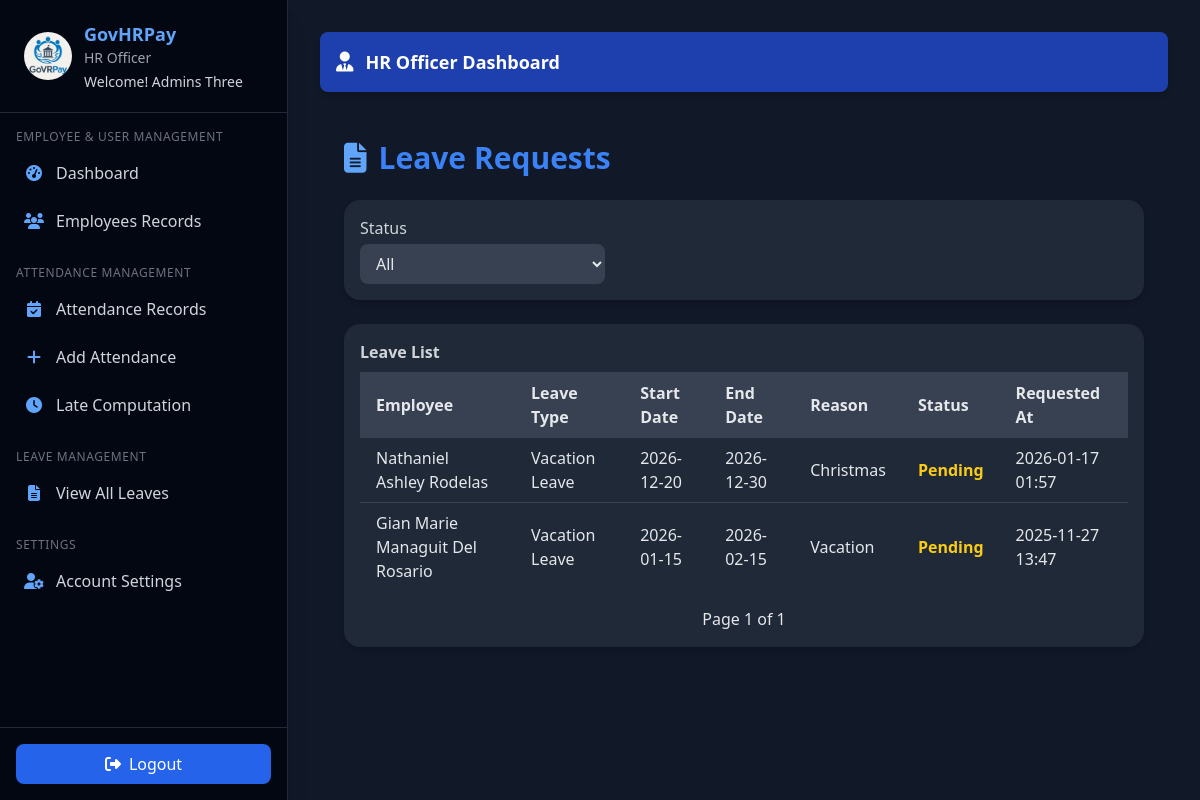
The page /hr/officer/leaves (signed in) on the database its author committed.
### hr_system/hr/models/user.py (models this page shows, shortened)
class User(UserMixin, db.Model):
    id = db.Column(db.Integer, primary_key=True)
    email = db.Column(db.String(150), unique=True, nullable=False)
    password = db.Column(db.String(150), nullable=False)
    first_name = db.Column(db.String(100), nullable=False)
    last_name = db.Column(db.String(100), nullable=False)
    role = db.Column(db.String(50), nullable=False, default="employee")
    department_id = db.Column(
        db.Integer, db.ForeignKey('department.id', name='fk_user_department_id')
    )
    position = db.Column(db.String(100))
    active = db.Column(db.Boolean, default=True)
    created_at = db.Column(db.DateTime, default=datetime.utcnow)
    last_login = db.Column(db.DateTime)
    managed_department = db.relationship(
        "Department",
        back_populates="head",
        uselist=False,
        foreign_keys="[Department.head_id]"
    )
    employee_profile = db.relationship(
        "Employee",
        back_populates="user",
        uselist=False
    )
    approved_leaves = db.relationship(
        "Leave",
        back_populates="approver",
        lazy=True,
        foreign_keys="[Leave.approved_by]"
    )
    department = db.relationship(
        "Department",
        backref="users",
        foreign_keys=[department_id]
    )
    def get_full_name(self):
        return f"{self.first_name} {self.last_name}"

### hr_system/hr/models/hr_models.py (models this page shows, shortened)
class Leave(db.Model):
    __tablename__ = "leave"
    id = db.Column(db.Integer, primary_key=True)
    employee_id = db.Column(db.Integer, db.ForeignKey("employee.id"), nullable=False)
    leave_type_id = db.Column(db.Integer, db.ForeignKey("leave_type.id", name="fk_leave_leave_type_id"), nullable=False)
    start_date = db.Column(db.Date, nullable=False)
    end_date = db.Column(db.Date, nullable=False)
    days_requested = db.Column(db.Integer, nullable=False)
    reason = db.Column(db.Text, nullable=False)
    status = db.Column(db.String(50), default="Pending")
    approved_by = db.Column(db.Integer, db.ForeignKey("user.id", name="fk_leave_approved_by"))
    approved_at = db.Column(db.DateTime)
    comments = db.Column(db.Text)
    created_at = db.Column(db.DateTime, default=datetime.utcnow)
    updated_at = db.Column(db.DateTime, default=datetime.utcnow, onupdate=datetime.utcnow)
    employee = db.relationship("Employee", back_populates="leaves")
    leave_type = db.relationship("LeaveType", back_populates="leaves", foreign_keys=[leave_type_id])
    approver = db.relationship("User", back_populates="approved_leaves", foreign_keys=[approved_by])

class Employee(db.Model):
    __tablename__ = "employee"
    id = db.Column(db.Integer, primary_key=True)
    employee_id = db.Column(db.String(20), unique=True, nullable=False)
    user_id = db.Column(db.Integer, db.ForeignKey('user.id', name='fk_employee_user_id'), unique=True)
    department_id = db.Column(db.Integer, db.ForeignKey('department.id', name='fk_employee_department_id'))
    position_id = db.Column(db.Integer, db.ForeignKey('position.id', name='fk_employee_position_id'))
    first_name = db.Column(db.String(100), nullable=False)
    last_name = db.Column(db.String(100), nullable=False)
    middle_name = db.Column(db.String(100))
    email = db.Column(db.String(150), unique=True, nullable=False)
    phone = db.Column(db.String(20))
    barangay = db.Column(db.String(100))
    municipality = db.Column(db.String(100))
    province = db.Column(db.String(100))
    postal_code = db.Column(db.String(10))
    street_address = db.Column(db.String(255))
    salary = db.Column(db.Float)
    date_hired = db.Column(db.Date, nullable=False)
    date_of_birth = db.Column(db.Date)
    gender = db.Column(db.String(10))
    marital_status = db.Column(db.String(20))
    emergency_contact = db.Column(db.String(100))
    emergency_phone = db.Column(db.String(20))
    status = db.Column(db.String(20), default="Active")
    archived = db.Column(db.Boolean, default=False)
    archived_at = db.Column(db.DateTime)
    cs_eligibility = db.Column(db.String(50))
    created_at = db.Column(db.DateTime, default=datetime.utcnow)
    updated_at = db.Column(db.DateTime, default=datetime.utcnow, onupdate=datetime.utcnow)
    user = db.relationship("User", back_populates="employee_profile", uselist=False)
    department = db.relationship("Department", back_populates="employees", foreign_keys=[department_id])
    position = db.relationship("Position", back_populates="employees", foreign_keys=[position_id])
    attendances = db.relationship("Attendance", back_populates="employee", lazy=True)
    leaves = db.relationship("Leave", back_populates="employee", lazy=True)
    leave_credits = db.relationship("LeaveCredit", back_populates="employee", lazy=True)
    payrolls = db.relationship("Payroll", back_populates="employee", lazy=True)
    payslips = db.relationship("Payslip", back_populates="employee", lazy=True)
    employee_deductions = db.relationship("EmployeeDeduction", back_populates="employee", lazy=True, cascade="all, delete-orphan")
    employee_allowances = db.relationship("EmployeeAllowance", back_populates="employee", lazy=True, cascade="all, delete-orphan")
    employment_type_id = db.Column(db.Integer, db.ForeignKey("employment_type.id", name="fk_employee_employment_type_id"))
    employment_type = db.relationship("EmploymentType", back_populates="employees", foreign_keys=[employment_type_id])
    deductions = db.relationship(
        "Deduction",
        secondary="employee_deductions",
        viewonly=True,
        lazy="joined"
    )
    allowances = db.relationship(
        "Allowance",
        secondary="employee_allowances",
        viewonly=True,
        lazy="joined"
    )
    def get_full_name(self):
        return f"{self.first_name} {self.middle_name or ''} {self.last_name}".strip()

class LeaveType(db.Model):
    __tablename__ = 'leave_type'
    id = db.Column(db.Integer, primary_key=True)
    name = db.Column(db.String(100), unique=True, nullable=False)
    description = db.Column(db.Text)
    leaves = db.relationship('Leave', back_populates='leave_type', lazy=True)
    leave_credits = db.relationship("LeaveCredit", back_populates="leave_type", lazy=True)

### hr_system/hr/routes/hr_officer_routes.py (the view)
@hr_officer_bp.route("/leaves")
@login_required
@hr_officer_required
def view_leaves():
    page = request.args.get("page", 1, type=int)
    status_filter = request.args.get("status", "")
    query = Leave.query
    if status_filter:
        query = query.filter_by(status=status_filter)
    leaves = query.order_by(Leave.created_at.desc()).paginate(
        page=page, per_page=20, error_out=False
    )
    return render_template(
        "hr/officer/officer_view_leaves.html",
        leaves=leaves,
        status_filter=status_filter,
    )

### hr_system/hr/__init__.py (called while the page is built)
@login_manager.user_loader
def load_user(user_id):
    return User.query.get(int(user_id))

### hr_system/hr/utils.py (called while the page is built)
def hr_officer_required(f):
    @wraps(f)
    def decorated_function(*args, **kwargs):
        if not current_user.is_authenticated or current_user.role not in ['hr_admin', 'officer']:
            return jsonify({'error': 'HR Officer access required'}), 403
        return f(*args, **kwargs)
    return decorated_function

### templates/hr/officer/officer_view_leaves.html (shortened to what this page needs)
{% extends 'hr/officer/officer_base.html' %}
{% block content %}
<main class="p-6 max-w-7xl mx-auto">
  <h1 class="text-3xl font-bold text-blue-500 mb-6 flex items-center gap-3">
    <i class="fa-solid fa-file-lines text-blue-400"></i>
    Leave Requests
  </h1>
  <form method="get" id="filterForm" class="bg-gray-800 p-4 rounded-2xl shadow-md mb-6 grid grid-cols-1 md:grid-cols-3 gap-4 items-end">
    <div>
      <label class="block text-gray-300 font-medium mb-1">Status</label>
      <select id="status" name="status"
              class="w-full bg-gray-700 text-gray-200 px-3 py-2 rounded-lg focus:ring-2 focus:ring-blue-400">
        <option value="">All</option>
      </select>
    </div>
  </form>
  <div class="overflow-x-auto bg-gray-800 rounded-2xl shadow-md p-4">
    <table class="min-w-full divide-y divide-gray-700 text-gray-200">
      <caption class="text-left text-gray-300 font-semibold mb-2">Leave List</caption>
      <thead class="bg-gray-700 text-gray-200">
        <tr>
          <th class="px-4 py-2 text-left">Employee</th>
          <th class="px-4 py-2 text-left">Leave Type</th>
          <th class="px-4 py-2 text-left">Start Date</th>
          <th class="px-4 py-2 text-left">End Date</th>
          <th class="px-4 py-2 text-left">Reason</th>
          <th class="px-4 py-2 text-left">Status</th>
          <th class="px-4 py-2 text-left">Requested At</th>
        </tr>
      </thead>
      <tbody class="divide-y divide-gray-700">
        {% for leave in leaves.items %}
        <tr class="hover:bg-gray-700 transition">
          <td class="px-4 py-2">{{ leave.employee.get_full_name() }}</td>
          <td class="px-4 py-2">{{ leave.leave_type.name }}</td>
          <td class="px-4 py-2">{{ leave.start_date.strftime('%Y-%m-%d') }}</td>
          <td class="px-4 py-2">{{ leave.end_date.strftime('%Y-%m-%d') }}</td>
          <td class="px-4 py-2">{{ leave.reason }}</td>
          <td class="px-4 py-2">
            <span class="font-semibold
                         {% if leave.status == 'Approved' %}text-green-500
                         {% elif leave.status == 'Pending' %}text-yellow-400
                         {% elif leave.status == 'Rejected' %}text-red-500{% endif %}">
              {{ leave.status }}
            </span>
          </td>
          <td class="px-4 py-2">{{ leave.created_at.strftime('%Y-%m-%d %H:%M') }}</td>
        </tr>
        {% else %}
        <tr>
          <td colspan="7" class="px-4 py-2 text-center text-gray-400">No leave requests found.</td>
        </tr>
        {% endfor %}
      </tbody>
    </table>
    <div class="flex justify-between items-center mt-4 text-gray-200">
      <span>Page {{ leaves.page }} of {{ leaves.pages }}</span>
    </div>
  </div>
</main>
{% endblock %}

### templates/hr/officer/officer_base.html (shortened to what this page needs)
<!DOCTYPE html>
<html lang="en">
  <head>
    <script src="https://cdn.tailwindcss.com"></script>
    <link
      rel="stylesheet"
      href="https://cdnjs.cloudflare.com/ajax/libs/font-awesome/6.5.2/css/all.min.css"
    />
  </head>
  <body class="bg-gray-900 text-gray-100 flex flex-col md:flex-row min-h-screen font-sans">
    <aside id="sidebar"
      class="bg-gray-950 text-white w-64 sm:w-72 flex-shrink-0 fixed md:static inset-y-0 left-0
             transform -translate-x-full md:translate-x-0 transition-transform duration-300 z-30
             flex flex-col justify-between border-r border-gray-800 shadow-xl">
      <div class="overflow-y-auto flex-grow">
        <div class="flex items-center gap-3 px-6 py-5 border-b border-gray-800 sticky top-0 bg-gray-950 z-10">
          <img src="{{ url_for('officer.static', filename='img/logo2.avif') }}"
               class="w-12 h-12 rounded-full object-cover">
          <div>
            <h2 class="text-lg font-semibold text-blue-400">GovHRPay</h2>
            <p class="text-sm text-gray-400">HR Officer</p>
            <p class="text-sm text-gray-300 mt-1">
              Welcome! <span class="font-medium">{{ current_user.get_full_name() }}</span>
            </p>
          </div>
        </div>
        <nav class="mt-4 px-4 text-gray-300 space-y-6">
          {% for section, links in {
            "Employee & User Management": [
              ("fa-gauge-high", "Dashboard", "officer.hr_dashboard"),
              ("fa-users", "Employees Records", "officer.employees")
            ],
            "Attendance Management": [
              ("fa-calendar-check", "Attendance Records", "officer.attendance"),
              ("fa-plus", "Add Attendance", "officer.add_attendance"),
              ("fa-clock", "Late Computation", "officer.late_computation")
            ],
            "Leave Management": [
              ("fa-file-lines", "View All Leaves", "officer.view_leaves")
            ],
            "Settings": [
              ("fa-user-gear", "Account Settings", "officer.edit_password")
            ]
          }.items() %}
          <div>
            <h3 class="text-xs uppercase tracking-wider text-gray-500 mb-2">
              {{ section }}
            </h3>
            <ul class="space-y-2">
              {% for icon, text, url in links %}
              <li>
                <a href="{{ url_for(url) }}"
                   class="flex items-center gap-3 p-2 rounded-lg hover:bg-blue-700/40 transition">
                  <i class="fa-solid {{ icon }} text-blue-400 w-5 text-center"></i>
                  <span>{{ text }}</span>
                </a>
              </li>
              {% endfor %}
            </ul>
          </div>
        </nav>
      </div>
      <div class="p-4 border-t border-gray-800">
        <button id="logoutBtn"
          class="flex items-center gap-2 w-full justify-center py-2 rounded-lg
                 bg-blue-600 hover:bg-blue-700 transition">
          <i class="fa-solid fa-right-from-bracket"></i> Logout
        </button>
      </div>
    </aside>
    <main class="flex-1 p-4 sm:p-6 md:p-8 overflow-y-auto bg-gray-900">
      <div class="bg-blue-800 text-white rounded-lg p-4 mb-6 hidden md:flex items-center gap-3 shadow-md">
        <i class="fa-solid fa-user-tie text-xl"></i>
        <h1 class="text-lg font-semibold">HR Officer Dashboard</h1>
      </div>
      {% block content %}{% endblock %}
    </main>
  </body>
</html>

### rows shown on the page
User: get_full_name "Admins Three"
Leave: employee.get_full_name "Nathaniel Ashley Rodelas", leave_type.name "Vacation Leave", start_date "2026-12-20", end_date "2026-12-30", reason "Christmas", status "Pending", created_at "2026-01-17 01:57"
Leave: employee.get_full_name "Gian Marie Managuit Del Rosario", leave_type.name "Vacation Leave", start_date "2026-01-15", end_date "2026-02-15", reason "Vacation", status "Pending", created_at "2025-11-27 13:47"

### other values the page prints
{{ section }} "EMPLOYEE & USER MANAGEMENT" "ATTENDANCE MANAGEMENT" "LEAVE MANAGEMENT" "SETTINGS"
{{ text }} "Dashboard" "Employees Records" "Attendance Records" "Add Attendance" "Late Computation" "View All Leaves" "Account Settings"
{{ leaves.page }} "1"
{{ leaves.pages }} "1"
